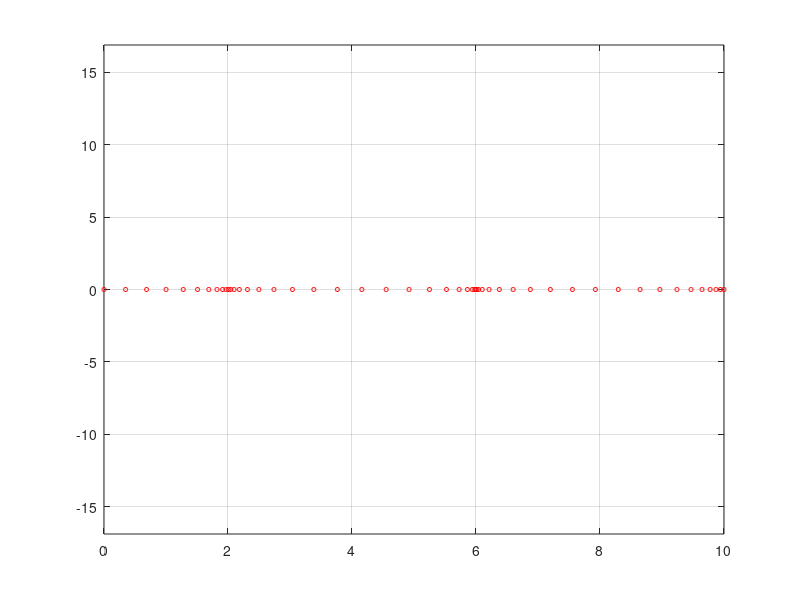

Reproduce this figure in MATLAB.
%% ===== Vibration and Acoustics Laboratory - UFSC =====
%
%   Thiago Morhy Cavalcante
%    Student in Mechanic Engineer Master course
%     ESI Project
%
%=======================================================

%% Longitudinal Waves

close all
clear
clc

% Frequency

f = 1; % Hertz

% Geometry

L = 10;

% Material Properties

E = 2.1e11; % Young's Modulus
rho = 7800; % Density

% Wavenumber

n = 5;
c = (E/rho)^0.5;
% kx = (n+1/2)*pi/L;
kx = n*pi/L;
omega = kx*c/500; % Radians per Second

% Axys

x = linspace(0,L,50);
t = linspace(0,2,250);

% Processing

nx = length(x);
nt = length(t);
sx0 = x;
sx0(end-round(nx/2-1):end) = L-x(end-round(nx/2-1):end);
sx0 = sx0+12;

sx = zeros(nt,nx);

for j = 1:nt
    
    sx(j,:) = sin(kx*x).*sx0*cos(omega*t(j));
    
end

%% Plot

figure
for j = 1:nt
    
    plot(x+sx(j,:)/L,zeros(1,nx),'color','r','o','Markersize',3)
    grid on
    xlim([x(1), x(end)]);
    ylim([-max(sx0), max(sx0)]);
    drawnow
    
end
